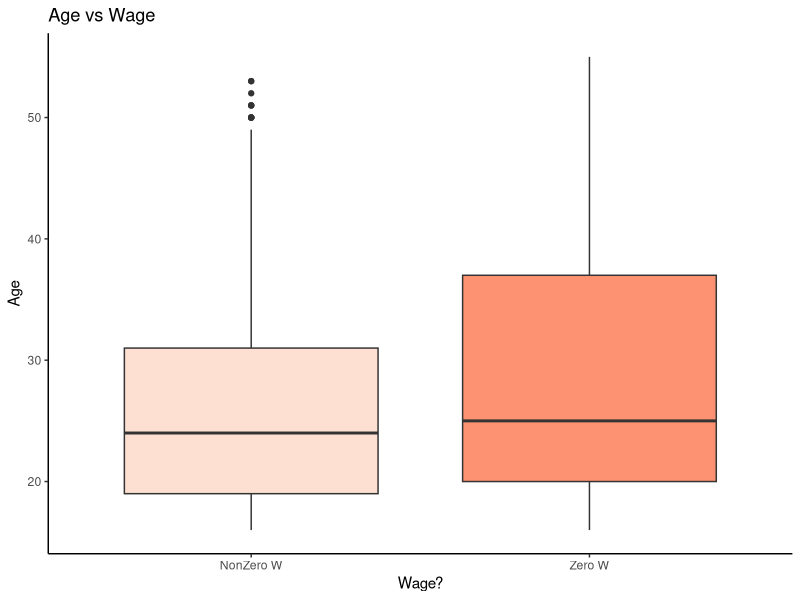
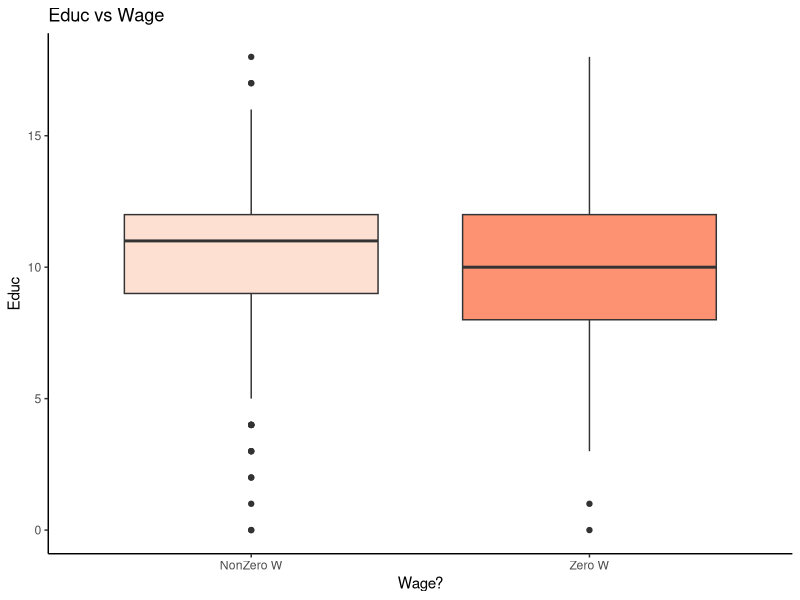
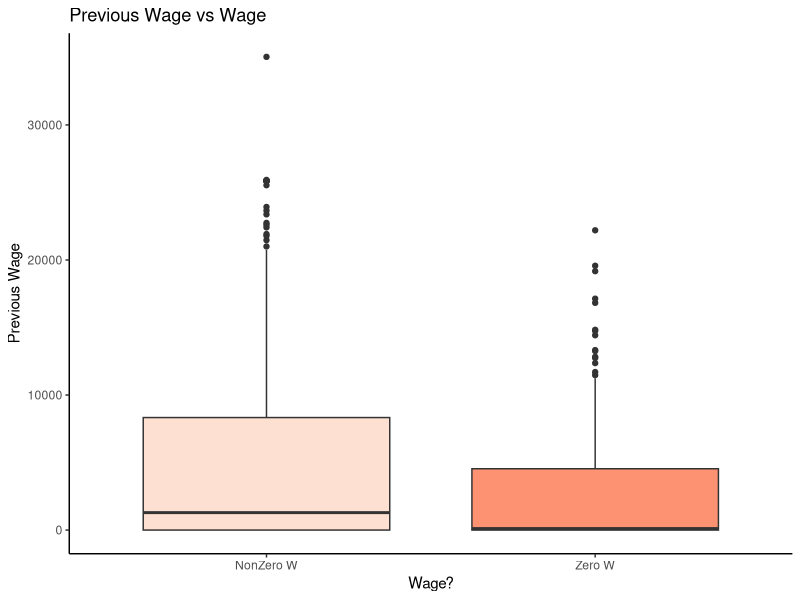
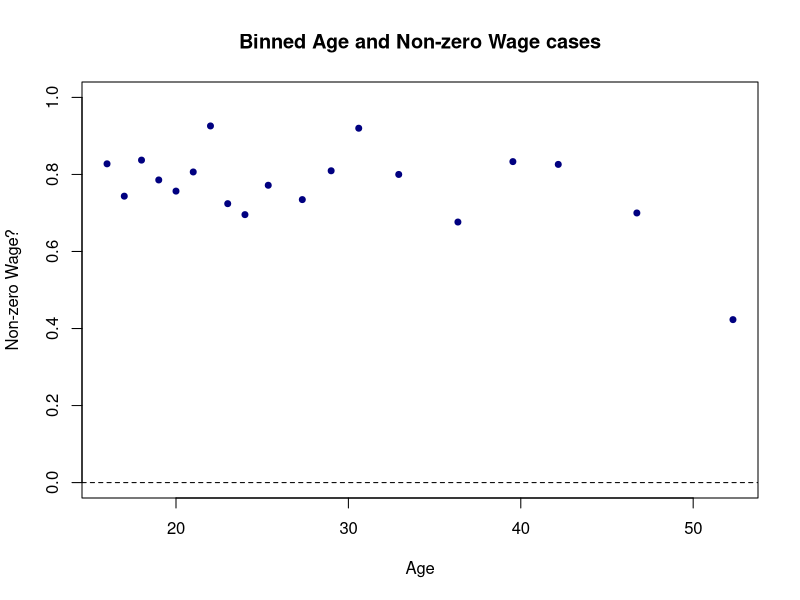
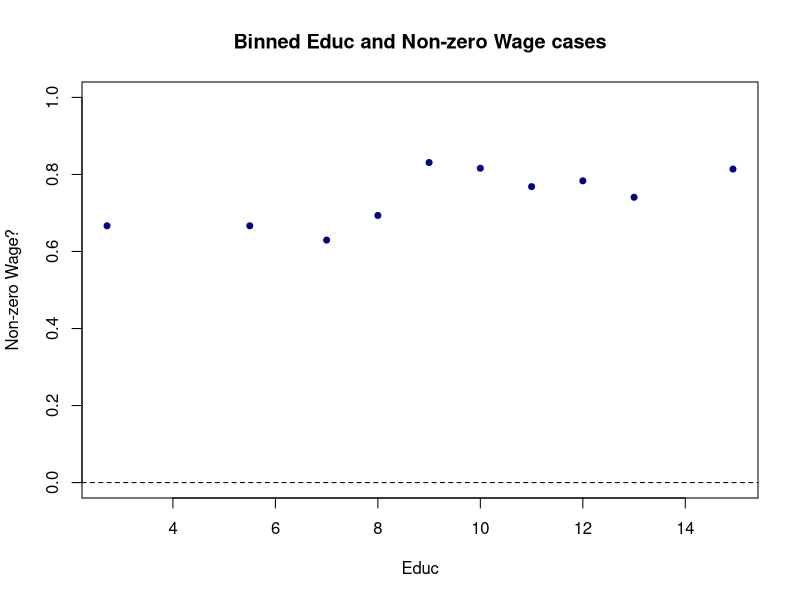
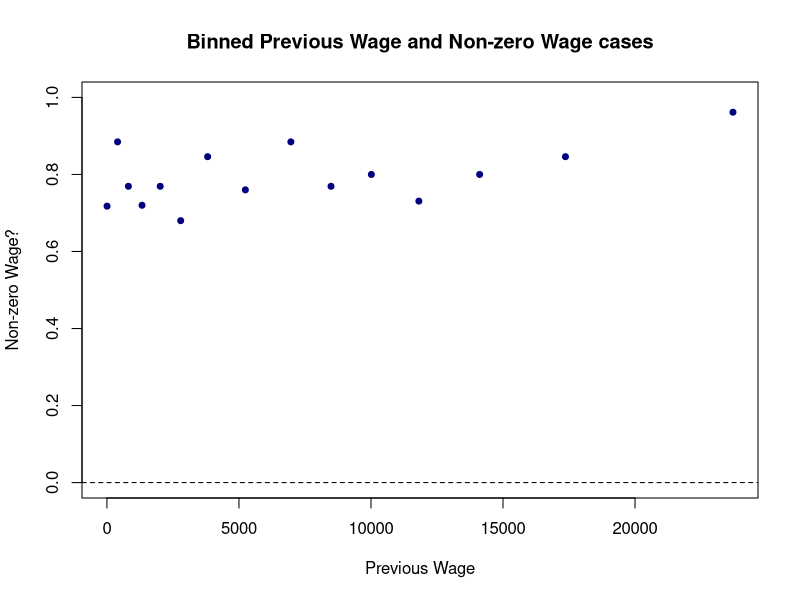
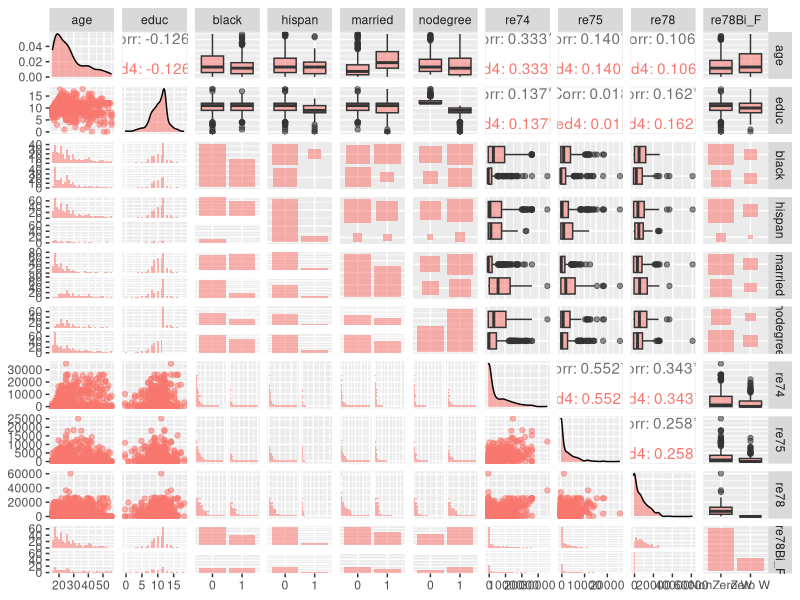
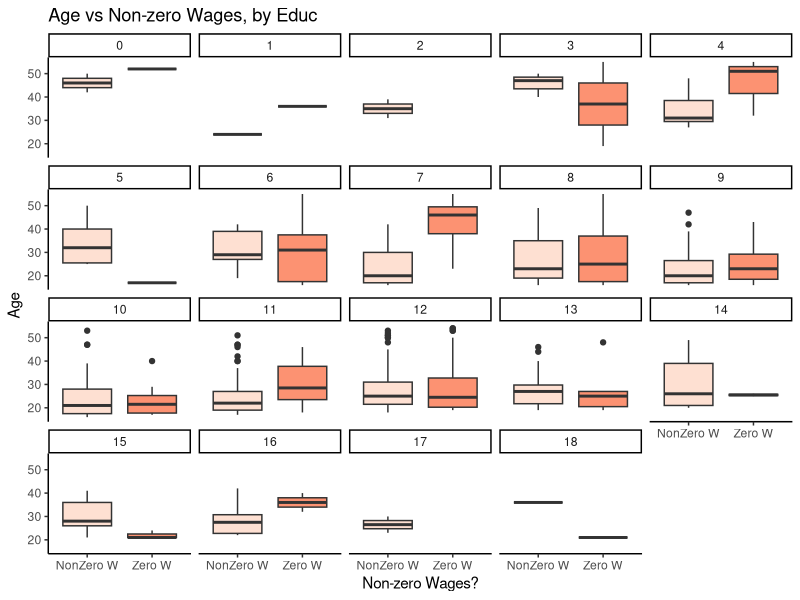

Here is the R script that generated these plots, in order:
rm(list = ls())
getwd()
# setwd("Desktop/Duke/MIDS/courses/702_modeling and representation of data/dataset/")

# install.packages()
library(arm)
library(pROC)
library(e1071)
library(caret)
library(ggplot2)
require(gridExtra)

lal <- read.csv("lalondedata.txt", header=T)
head(lal)
dim(lal)
summary(lal)
str(lal)
lal <- read.csv("lalondedata.txt",header=T,
                    colClasses=c("factor","factor","numeric","numeric",
                                 "factor", "factor", "factor", "factor", 
                                 "numeric", "numeric", "numeric"))
lal$re78Bi <- 0
lal$re78Bi[lal$re78 > 0] <- 1
lal$re78Bi_F <- "Zero W"
lal$re78Bi_F[lal$re78Bi == 1] <- "NonZero W"
lal$re78Bi_F <- factor(lal$re78Bi_F)

lal$educ_F <- "1.Elementary"
lal$educ_F[lal$educ >= 6 & lal$educ < 10] <- "2.Middle"
lal$educ_F[lal$educ >= 10 & lal$educ < 13] <- "3.High School"
lal$educ_F[lal$educ >= 13] <- "4.After high"
lal$educ_F <- factor(lal$educ_F)

str(lal)
table(lal$educ)

####### Q2 #######
### EDA
## boxplots for the numeric variables
# age vs re78Bi_F
ggplot(lal,aes(x=re78Bi_F, y=age, fill=re78Bi_F)) +
  geom_boxplot() + #coord_flip() +
  scale_fill_brewer(palette="Reds") +
  labs(title="Age vs Wage",
       x="Wage?",y="Age") + 
  theme_classic() + theme(legend.position="none") 

# educ vs re78Bi_F
ggplot(lal,aes(x=re78Bi_F, y=educ, fill=re78Bi_F)) +
  geom_boxplot() + #coord_flip() +
  scale_fill_brewer(palette="Reds") +
  labs(title="Educ vs Wage",
       x="Wage?",y="Educ") + 
  theme_classic() + theme(legend.position="none") #+
# Educ indeed has an effect

# re74 vs re78Bi_F
ggplot(lal,aes(x=re78Bi_F, y=re74, fill=re78Bi_F)) +
  geom_boxplot() + #coord_flip() +
  scale_fill_brewer(palette="Reds") +
  labs(title="Previous Wage vs Wage",
       x="Wage?",y="Previous Wage") + 
  theme_classic() + theme(legend.position="none") #+
# Previous wage indeed has an effect

## tables for the factor variables
# treat vs re78Bi_F
table(lal[,c("re78Bi_F","treat")])
# table(lal[,c("re78Bi_F","treat")])/sum(table(lal[,c("re78Bi_F","treat")]))
apply(table(lal[,c("re78Bi_F","treat")])/sum(table(lal[,c("re78Bi_F","treat")])),
      2,function(x) x/sum(x)) 
tapply(lal$re78Bi_F, lal$treat, function(x) table(x)/sum(table(x)))
chisq.test(table(lal[,c("re78Bi_F","treat")]))
# surprisingly have no effect!

# black vs re78Bi_F
table(lal[,c("re78Bi_F","black")])
apply(table(lal[,c("re78Bi_F","black")])/sum(table(lal[,c("re78Bi_F","black")])),
      2,function(x) x/sum(x)) 
tapply(lal$re78Bi_F, lal$black, function(x) table(x)/sum(table(x)))
chisq.test(table(lal[,c("re78Bi_F","black")]))
# black indeed has an effect

# hispan vs re78Bi_F
table(lal[,c("re78Bi_F","hispan")])
apply(table(lal[,c("re78Bi_F","hispan")])/sum(table(lal[,c("re78Bi_F","hispan")])),
      2,function(x) x/sum(x)) 
tapply(lal$re78Bi_F, lal$hispan, function(x) table(x)/sum(table(x)))
chisq.test(table(lal[,c("re78Bi_F","hispan")]))

# married vs re78Bi_F
table(lal[,c("re78Bi_F","married")])
apply(table(lal[,c("re78Bi_F","married")])/sum(table(lal[,c("re78Bi_F","married")])),
      2,function(x) x/sum(x)) 
tapply(lal$re78Bi_F, lal$married, function(x) table(x)/sum(table(x)))
chisq.test(table(lal[,c("re78Bi_F","married")]))

# nodegree vs re78Bi_F
table(lal[,c("re78Bi_F","nodegree")])
apply(table(lal[,c("re78Bi_F","nodegree")])/sum(table(lal[,c("re78Bi_F","nodegree")])),
      2,function(x) x/sum(x)) 
tapply(lal$re78Bi_F, lal$nodegree, function(x) table(x)/sum(table(x)))
chisq.test(table(lal[,c("re78Bi_F","nodegree")]))

# educ_F vs re78Bi_F
table(lal[,c("re78Bi_F","educ_F")])
apply(table(lal[,c("re78Bi_F","educ_F")])/sum(table(lal[,c("re78Bi_F","educ_F")])),
      2,function(x) x/sum(x)) 
tapply(lal$re78Bi_F, lal$educ_F, function(x) table(x)/sum(table(x)))
chisq.test(table(lal[,c("re78Bi_F","educ_F")]))

## binnedplots of continuous predictors versus re78Bi
par(mfrow=c(1,1)) 
# age vs re78Bi_F
binnedplot(y=lal$re78Bi,lal$age,xlab="Age",ylim=c(0,1),col.pts="navy",
           ylab ="Non-zero Wage?",main="Binned Age and Non-zero Wage cases",
           col.int="white") 
# seems no obvious trend, slightly went down

# educ vs re78Bi_F
binnedplot(y=lal$re78Bi,lal$educ,xlab="Educ",ylim=c(0,1),col.pts="navy",
           ylab ="Non-zero Wage?",main="Binned Educ and Non-zero Wage cases",
           col.int="white") 
# roughly linearly incease trend as expected

# re74 vs re78Bi_F
binnedplot(y=lal$re78Bi,lal$re74,xlab="Previous Wage",ylim=c(0,1),col.pts="navy",
           ylab ="Non-zero Wage?",main="Binned Previous Wage and Non-zero Wage cases",
           col.int="white") 
# roughly linearly incease trend as expected

library(GGally)
ggpairs(lal[,!is.element(colnames(lal),
                         c("treat","X","re78Bi","educ_F"))],
        mapping=ggplot2::aes(colour = "red4",alpha=0.6))

## short brief of observations:
# shall include in the base model: educ, re74, treat (as question wants), black

## interaction
# age vs re78Bi_F by educ
table(lal$age)
summary(lal)
ggplot(lal,aes(x=re78Bi_F, y=age, fill=re78Bi_F)) +
  geom_boxplot() + #coord_flip() +
  scale_fill_brewer(palette="Reds") +
  labs(title="Age vs Non-zero Wages, by Educ",
       x="Non-zero Wages?",y="Age") + 
  theme_classic() + theme(legend.position="none") +
  #scale_x_discrete(labels=c("0" = "No","1" = "Yes")) +
  facet_wrap( ~ educ)
# shall investigate the interaction 

# re74 vs re78Bi_F by treat
ggplot(lal,aes(x=re78Bi_F, y=re74, fill=re78Bi_F)) +
  geom_boxplot() + #coord_flip() +
  scale_fill_brewer(palette="Reds") +
  labs(title="Previous Wage vs Non-zero Wages, by treat",
       x="Non-zero Wages?",y="Previous Wage") + 
  theme_classic() + theme(legend.position="none") +
  #scale_x_discrete(labels=c("0" = "No","1" = "Yes")) +
  facet_wrap( ~ treat)
# this can be included in the full model (try stay away from log to avoid loss
# observation)

str(lal)
# educ vs re78Bi by black
par(mfcol=c(2,1))
table(lal$educ)
#first plot for black = 0
binnedplot(lal$educ[lal$black=="0"], y=lal$re78Bi[lal$black=="0"], 
           xlab = "Educ", ylab = "Non-zero Wage", 
           main = "Binned Educ and Non-zero Wage cases (Black = 0)") 

#next the plot for black = 1
binnedplot(lal$educ[lal$black=="1"], y=lal$re78Bi[lal$black=="1"], 
           xlab = "Educ", ylab = "Non-zero Wage", 
           main = "Binned Educ and Non-zero Wage cases (Black = 1)") 
# shall investigate the interaction as linear increase trend disappear 
# when black = 1

# educ_F vs re78Bi_F by black
lal_black0 <- lal[lal$black=="0",]
lal_black1 <- lal[lal$black=="1",]
table(lal$black,lal$educ_F)
apply(table(lal_black0[,c("re78Bi_F", "educ_F")])/sum(table(lal_black0[,c("re78Bi_F", "educ_F")])),
      2,function(x) x/sum(x)) 

apply(table(lal_black1[,c("re78Bi_F", "educ_F")])/sum(table(lal_black1[,c("re78Bi_F", "educ_F")])),
      2,function(x) x/sum(x))
# shall investigate the interaction

# educ_F vs re78Bi_F by hispan
lal_hispan0 <- lal[lal$hispan=="0",]
lal_hispan1 <- lal[lal$hispan=="1",]
table(lal$hispan,lal$educ_F)
apply(table(lal_hispan0[,c("re78Bi_F", "educ_F")])/sum(table(lal_hispan0[,c("re78Bi_F", "educ_F")])),
      2,function(x) x/sum(x)) 

apply(table(lal_hispan1[,c("re78Bi_F", "educ_F")])/sum(table(lal_hispan1[,c("re78Bi_F", "educ_F")])),
      2,function(x) x/sum(x))
# given that low observation in elementary and after high for hispan, we shall 
# NOT investigate the interaction

# black vs re78Bi_F by treat
lal_treat0 <- lal[lal$treat=="0",]
lal_treat1 <- lal[lal$treat=="1",]
table(lal$black,lal$treat)
apply(table(lal_treat0[,c("re78Bi_F", "black")])/sum(table(lal_treat0[,c("re78Bi_F", "black")])),
      2,function(x) x/sum(x)) 

apply(table(lal_treat1[,c("re78Bi_F", "black")])/sum(table(lal_treat1[,c("re78Bi_F", "black")])),
      2,function(x) x/sum(x))
# shall investigate the interaction 

# treat vs re78Bi_F by black
lal_black0 <- lal[lal$black=="0",]
lal_black1 <- lal[lal$black=="1",]
table(lal$black,lal$treat)
apply(table(lal_black0[,c("re78Bi_F", "treat")])/sum(table(lal_black0[,c("re78Bi_F", "treat")])),
      2,function(x) x/sum(x)) 

apply(table(lal_black1[,c("re78Bi_F", "treat")])/sum(table(lal_black1[,c("re78Bi_F", "treat")])),
      2,function(x) x/sum(x)) 
# (the same as above one) shall investigate the interaction

# treat vs re78Bi_F by hispan
lal_hispan0 <- lal[lal$hispan=="0",]
lal_hispan1 <- lal[lal$hispan=="1",]
table(lal$hispan,lal$treat)
apply(table(lal_hispan0[,c("re78Bi_F", "treat")])/sum(table(lal_hispan0[,c("re78Bi_F", "treat")])),
      2,function(x) x/sum(x)) 

apply(table(lal_hispan1[,c("re78Bi_F", "treat")])/sum(table(lal_hispan1[,c("re78Bi_F", "treat")])),
      2,function(x) x/sum(x)) 
# shall investigate the interaction

# age vs re78Bi_F by treat
ggplot(lal,aes(x=re78Bi_F, y=age, fill=re78Bi_F)) +
  geom_boxplot() + #coord_flip() +
  scale_fill_brewer(palette="Reds") +
  labs(title="Age vs Wage",
       x="Wage?",y="Age") + 
  theme_classic() + theme(legend.position="none") + facet_wrap(~treat)
# shall investigate the interaction

# brief: interactions shall be considered: 
# treat: hispan, treat:black, educ:black, re74:treat, age:educ, age:treat
